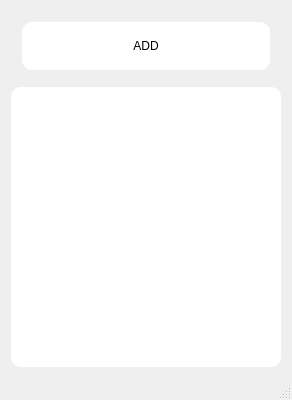
<?xml version="1.0" encoding="UTF-8"?>
<ui version="4.0">
 <class>quick_phraseClass</class>
 <widget class="QMainWindow" name="quick_phraseClass">
  <property name="geometry">
   <rect>
    <x>0</x>
    <y>0</y>
    <width>292</width>
    <height>400</height>
   </rect>
  </property>
  <property name="acceptDrops">
   <bool>true</bool>
  </property>
  <property name="windowTitle">
   <string>快捷短语</string>
  </property>
  <widget class="QWidget" name="centralWidget">
   <property name="acceptDrops">
    <bool>true</bool>
   </property>
   <layout class="QGridLayout" name="gridLayout_2">
    <item row="0" column="0">
     <layout class="QVBoxLayout" name="verticalLayout" stretch="1,4">
      <item>
       <widget class="QStackedWidget" name="stackedWidget">
        <property name="enabled">
         <bool>true</bool>
        </property>
        <property name="currentIndex">
         <number>0</number>
        </property>
        <widget class="QWidget" name="page">
         <layout class="QGridLayout" name="gridLayout" columnstretch="0">
          <item row="0" column="0">
           <widget class="QPushButton" name="ADD">
            <property name="sizePolicy">
             <sizepolicy hsizetype="Minimum" vsizetype="Expanding">
              <horstretch>0</horstretch>
              <verstretch>0</verstretch>
             </sizepolicy>
            </property>
            <property name="minimumSize">
             <size>
              <width>0</width>
              <height>40</height>
             </size>
            </property>
            <property name="styleSheet">
             <string notr="true">border-radius:10px;
background-color: rgb(255, 255, 255);</string>
            </property>
            <property name="text">
             <string>ADD</string>
            </property>
           </widget>
          </item>
         </layout>
        </widget>
        <widget class="QWidget" name="page_2">
         <layout class="QGridLayout" name="gridLayout_3">
          <item row="0" column="0">
           <widget class="QLineEdit" name="lineEdit">
            <property name="sizePolicy">
             <sizepolicy hsizetype="Expanding" vsizetype="Expanding">
              <horstretch>0</horstretch>
              <verstretch>0</verstretch>
             </sizepolicy>
            </property>
           </widget>
          </item>
         </layout>
        </widget>
       </widget>
      </item>
      <item>
       <widget class="QListWidget" name="listWidget">
        <property name="acceptDrops">
         <bool>true</bool>
        </property>
        <property name="styleSheet">
         <string notr="true">border-radius:10px;
background-color: rgb(255, 255, 255);</string>
        </property>
        <property name="showDropIndicator" stdset="0">
         <bool>false</bool>
        </property>
        <property name="dragEnabled">
         <bool>true</bool>
        </property>
        <property name="dragDropOverwriteMode">
         <bool>false</bool>
        </property>
        <property name="dragDropMode">
         <enum>QAbstractItemView::InternalMove</enum>
        </property>
        <property name="defaultDropAction">
         <enum>Qt::MoveAction</enum>
        </property>
       </widget>
      </item>
     </layout>
    </item>
   </layout>
  </widget>
  <widget class="QStatusBar" name="statusBar"/>
 </widget>
 <layoutdefault spacing="6" margin="11"/>
 <resources>
  <include location="quick_phrase.qrc"/>
 </resources>
 <connections/>
</ui>
